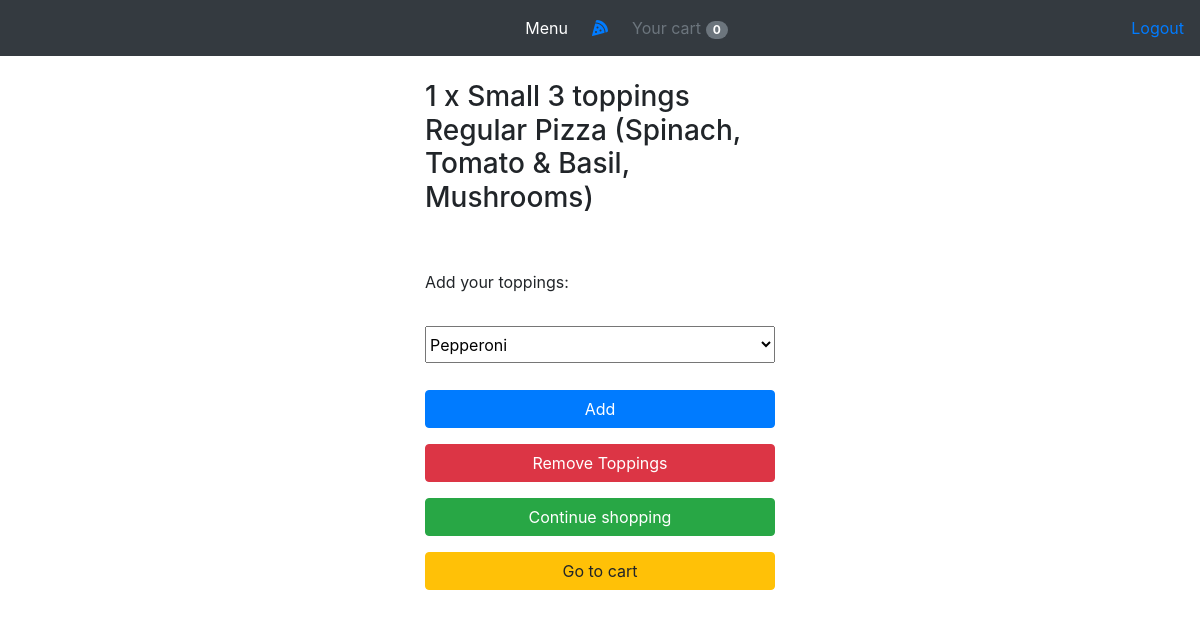
Before: /53 (signed in) with the older database file.
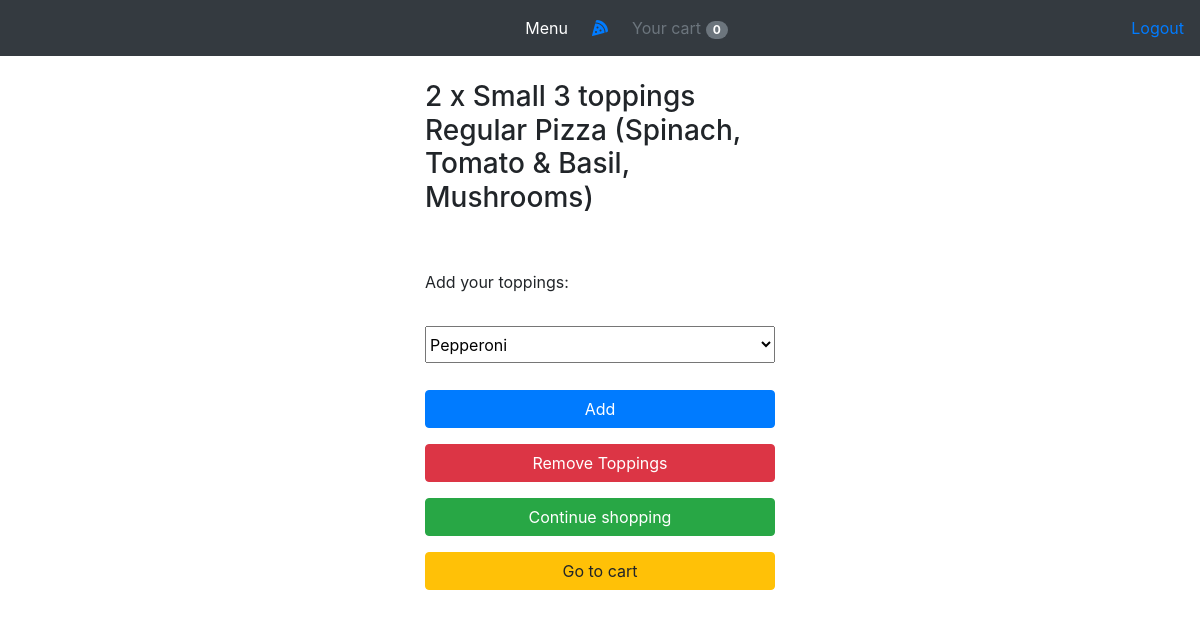
After: the same page with the newer database file.
### orders/models.py (models this page shows, shortened)
class OrderItem(models.Model):
	SIZE_CHOICES = [
		('Large', 'Large'),
		('Small', 'Small')
	]
	user = models.ForeignKey(settings.AUTH_USER_MODEL, on_delete=models.CASCADE)
	ordered = models.BooleanField(default=False)
	item = models.ForeignKey(Item, on_delete=models.CASCADE)
	size = models.CharField(max_length=5, choices=SIZE_CHOICES, blank=True, null=True)
	quantity = models.IntegerField(default=1)
	def __str__(self):
		if (self.item.has_sizes == True) and (self.item.category == 'Regular Pizza' or self.item.category == 'Sicilian Pizza'):
			toppings_added = ", ".join(str(t) for t in self.toppings.all())
			return '%s x %s %s %s (%s)' % (self.quantity, self.size, self.item.title, self.item.category, toppings_added)
		else:
			return '%s x %s' % (self.quantity, self.item.title)

class Item(models.Model):
	title = models.CharField(max_length=100)
	price = models.DecimalField(max_digits=4, decimal_places=2, blank=True, null=True)
	price_small = models.DecimalField(max_digits=4, decimal_places=2, blank=True, null=True)
	has_sizes = models.BooleanField(default=False)
	category = models.CharField(choices=CATEGORY_CHOICES, max_length=16)
	label = models.CharField(choices=LABEL_CHOICES, max_length=1, default='P')
	slug = models.SlugField()
	slug_small = models.SlugField(blank=True, null=True)

class Topping(models.Model):
	title = models.CharField(max_length=32)
	orderitems = models.ManyToManyField(OrderItem, blank=True, related_name="toppings")
	def __str__(self):
		return self.title

### orders/views.py (the view)
# urls.py: path('<int:order_item_id>', order_item, name='order_item'),
@login_required
def order_item(request, order_item_id):
    try:
        order_item = OrderItem.objects.get(pk=order_item_id)
    except ObjectDoesNotExist:
        messages.error(self.request, "Order Item does not exist.")
        return redirect("/")
    context = {
        "order_item": order_item,
        "toppings": Topping.objects.all()
    }
    return render(request, "orders/order_item.html", context)

### orders/templatetags/cart_template_tags.py (called while the page is built)
@register.filter
def cart_item_count(user):
    if user.is_authenticated:
        qs = Order.objects.filter(user=user, ordered=False)
        if qs.exists():
            return qs[0].items.count()
    return 0

### orders/templates/orders/order_item.html (shortened to what this page needs)
{% extends "orders/base.html" %}
{% block login %}
    <h3>{{ order_item }}</h3>
    <br><br>
    <form action="{% url 'add_topping' order_item.id %}" method="post">
        <div class="form-group">
            <label for="toppings">Add your toppings:</label>
            <br><br>
            <div class="input-group mb-3">
                <select class="w-100" name="topping" id="topping">
                    {% for topping in toppings %}
                        <option value="{{ topping.id }}">{{ topping.title }}</option>
                    {% endfor %}
                </select>
                <br><br>
            </div>
            <input type="submit" value="Add" class="btn btn-primary btn-md my-0 p mb-3 btn-block">
        </div>
    </form>
    <form action="{% url 'remove_toppings' order_item.id %}" method="post">
        <div class="form-group">
            <input type="submit" value="Remove Toppings" class="btn btn-danger btn-md my-0 p btn-block">
        </div>
    </form>
    <div class="form-group">
        <a href="/" class="btn btn-success btn-block mb-3" >Continue shopping</a>
        <a href="/order-summary" class="btn btn-warning btn-block" role="button">Go to cart</a>
    </div>
{% endblock %}

Changed rows visible on the page:
changed OrderItem: item+id+quantity "1 x Small 3 toppings Regular Pizza (Spinach, Tomato & Basil, Mushrooms)" → "2 x Small 3 toppings Regular Pizza (Spinach, Tomato & Basil, Mushrooms)"
